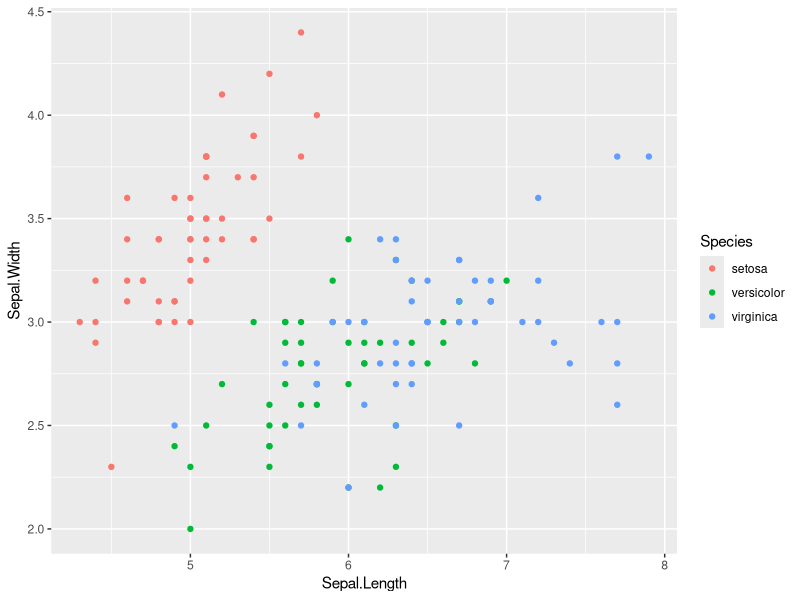
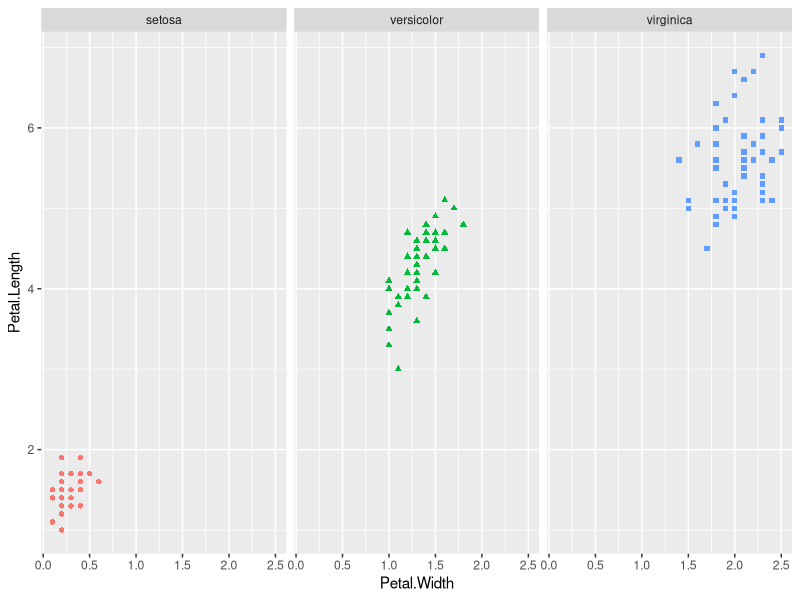
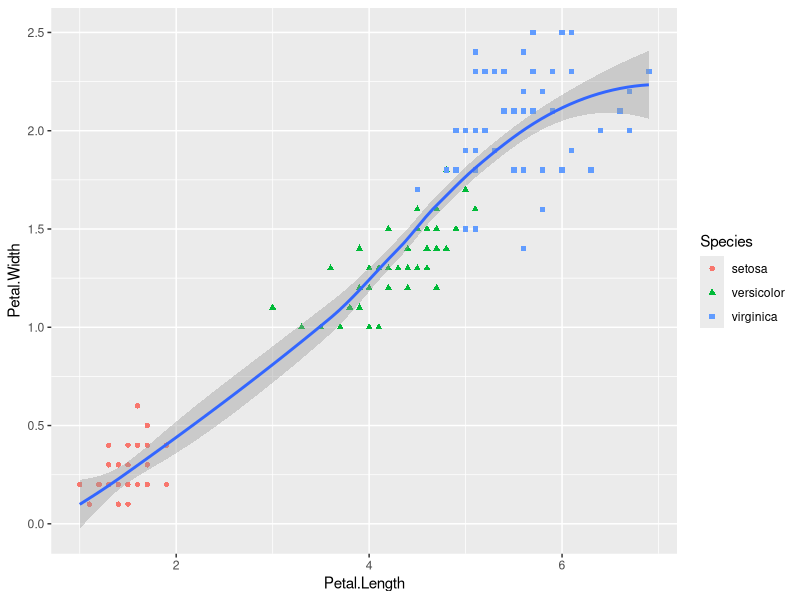
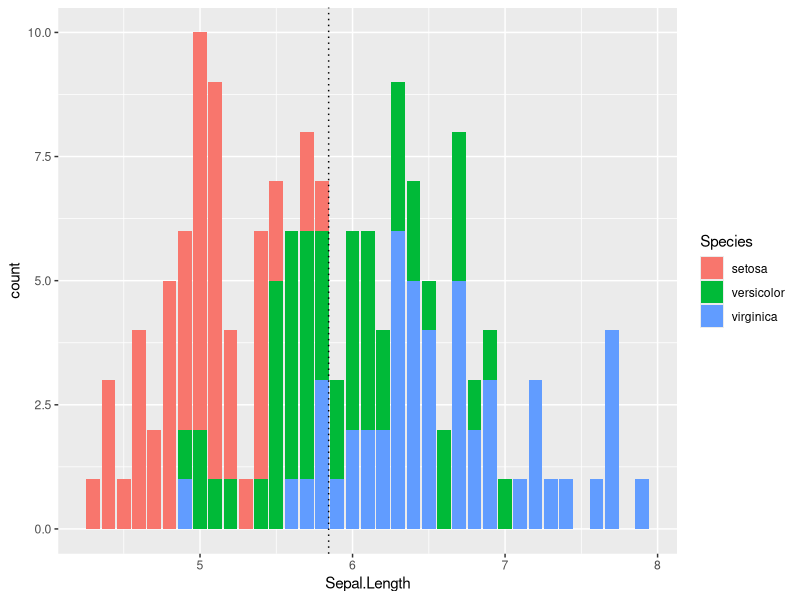

The R script that drew these images, in order:
library(tidyverse)

dim(iris)
str(iris)
?iris

head(iris)
summary(iris)

ggplot(data = iris) +
  geom_point(mapping = aes(x = Sepal.Length, y = Sepal.Width, color = Species))

ggplot(data = iris) +
  geom_point(mapping = aes(x = Petal.Width, y = Petal.Length, 
                           color = Species, shape = Species)) +
  facet_wrap(~Species) +
  theme(legend.position = 'none')

ggplot(data = iris, aes(x = Petal.Length, y = Petal.Width)) +
  geom_point( aes(color = Species, shape = Species)) +
  geom_smooth()

ggplot(data = iris, aes(x = Sepal.Length, fill = Species)) +
  geom_bar() +
  geom_vline(xintercept = mean(iris[["Sepal.Length"]]), linetype = "dotted")
